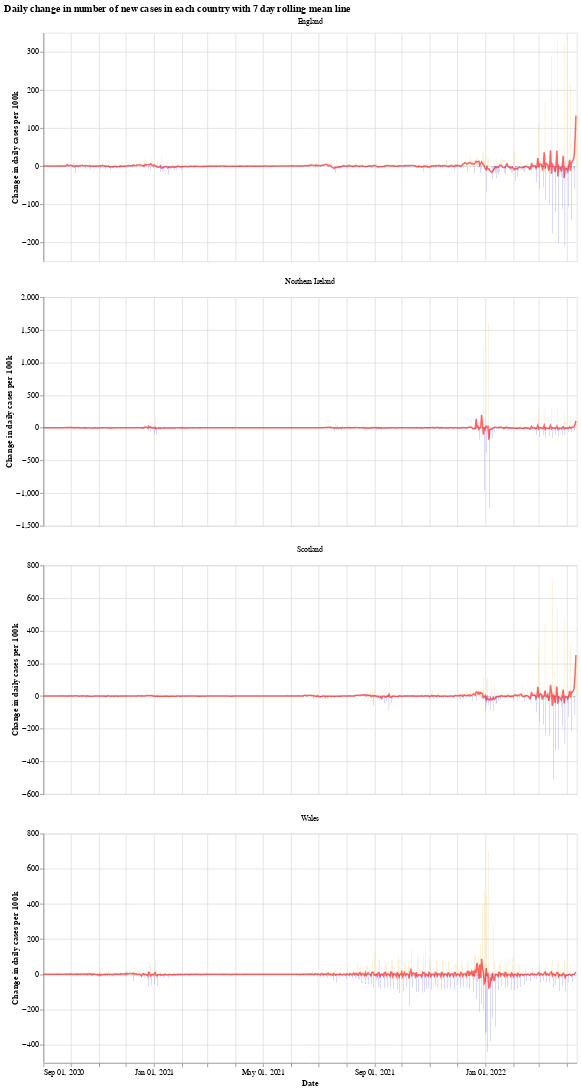

Notebook source saved alongside this figure:
### Markdown cell above
We will use the Python library `Altair` for visualising the data, see the [altair docs](https://altair-viz.github.io/) for more information.

First we have a graph which shows the daily change in the number of new cases for each country. This number jumps up and down all over the place, which is likely due to delay in reporting of new cases over the weekend. Another interesting thing is that it looks like the daily cases in Wales experienced a much shorter period of calm over the summer (calm in the sense of daily cases not jumping up and down).

The orange bars are days when the number of new cases (per 100k population) was more than the previous day, while the blue are days when the number of new cases dropped. The red line is the 7 day moving average. 

When the moving average line is below 0, it means that there is a consistent drop in new cases. We can see this clearly happening around the times that lockdowns were introduced (though, to varying degrees). I will update the graphs soon with a marker of when each lockdown started.

### Code cell
# collapse
import altair as alt

bars = alt.Chart(uk_cases).mark_bar().encode(
    x=alt.X("yearmonthdate(date):T", axis=alt.Axis(title='Date')),
    y=alt.Y("casesChangeRate:Q", axis=alt.Axis(title='Change in daily cases per 100k')),
    tooltip='casesChange',
    color=alt.condition(
        alt.datum.casesChangeRate > 0,
        alt.value("orange"),  # The positive color
        alt.value("blue")  # The negative color
    )
).properties(title='Daily change in number of new cases with 7 day rolling mean',width=700).interactive()

line = alt.Chart(uk_cases).mark_line(
    color='red',
    size=2,
    opacity=0.6
).transform_window(
    rolling_mean='mean(casesChangeRate)',
    frame=[0, 7],
    groupby=['areaName']
).encode(
    x='yearmonthdate(date):T',
    y='rolling_mean:Q'
)

alt.layer(bars, line, data=uk_cases).facet(alt.Column(
    'areaName', title=''), columns=1).resolve_scale(y='independent').properties(title='Daily change in number of new cases in each country with 7 day rolling mean line')

### Figure 1 — Vega-Lite specification as saved in the notebook (floating-point values rounded to 4 significant figures; data arrays with more than 128 entries replaced by an {"elided": "..."} marker saying what was removed)
{"config": {"view": {"continuousWidth": 400, "continuousHeight": 300}}, "data": {"name": "data-592998bd33a9647fd2412765e81750ef"}, "facet": {"type": "nominal", "field": "areaName", "title": ""}, "spec": {"layer": [{"mark": "bar", "encoding": {"color": {"condition": {"value": "orange", "test": "(datum.casesChangeRate > 0)"}, "value": "blue"}, "tooltip": {"type": "quantitative", "field": "casesChange"}, "x": {"type": "temporal", "axis": {"title": "Date"}, "field": "date", "timeUnit": "yearmonthdate"}, "y": {"type": "quantitative", "axis": {"title": "Change in daily cases per 100k"}, "field": "casesChangeRate"}}, "selection": {"selector001": {"type": "interval", "bind": "scales", "encodings": ["x", "y"]}}, "title": "Daily change in number of new cases with 7 day rolling mean", "width": 700}, {"mark": {"type": "line", "color": "red", "opacity": 0.6, "size": 2}, "encoding": {"x": {"type": "temporal", "field": "date", "timeUnit": "yearmonthdate"}, "y": {"type": "quantitative", "field": "rolling_mean"}}, "transform": [{"window": [{"op": "mean", "field": "casesChangeRate", "as": "rolling_mean"}], "frame": [0, 7], "groupby": ["areaName"]}]}]}, "columns": 1, "resolve": {"scale": {"y": "independent"}}, "title": "Daily change in number of new cases in each country with 7 day rolling mean line", "$schema": "https://vega.github.io/schema/vega-lite/v4.8.1.json", "datasets": {"data-592998bd33a9647fd2412765e81750ef": {"elided": "2352 records"}}}
